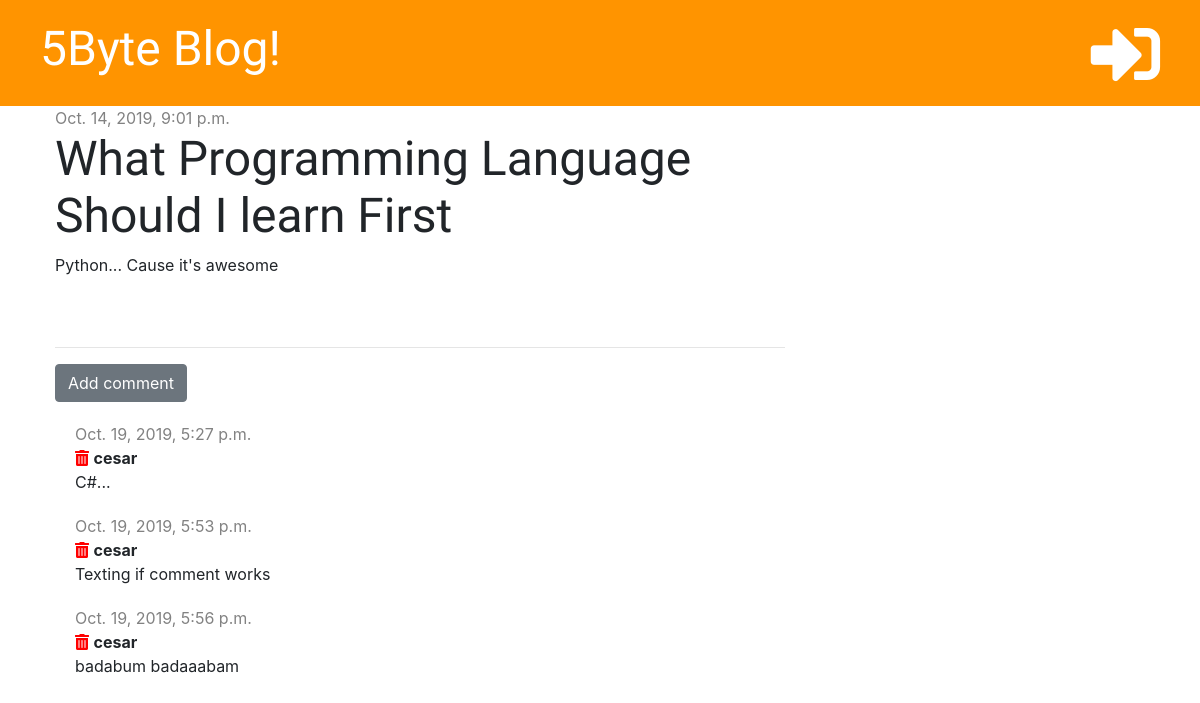
/post/1, run on an earlier commit of the app's database.
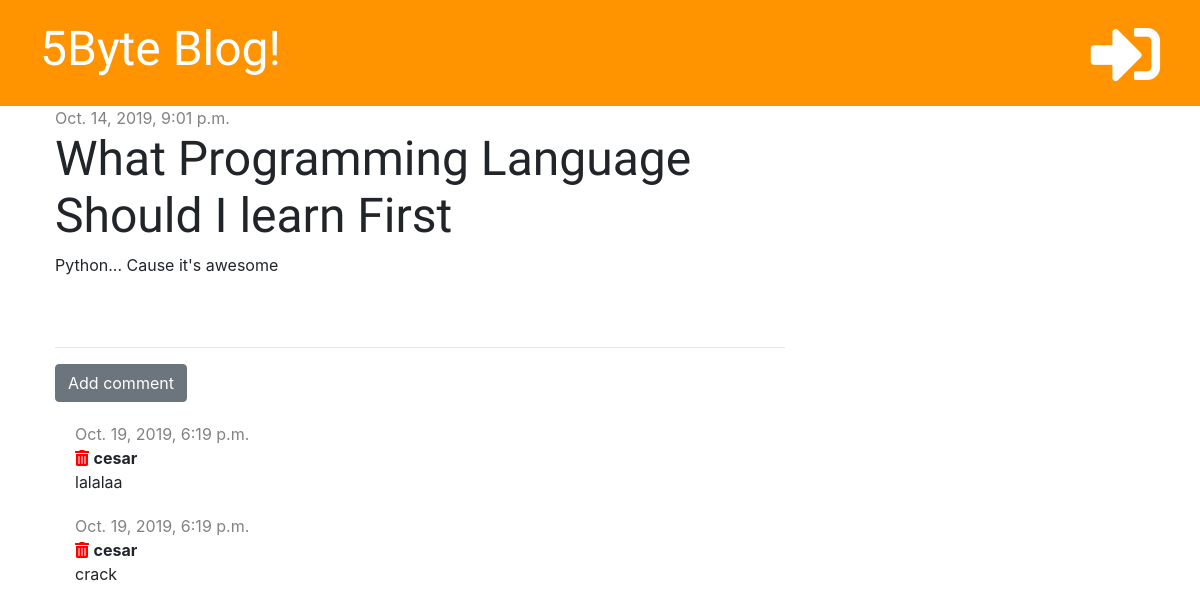
And on a later commit of the database.
### blog/models.py (models this page shows, shortened)
class Post(models.Model):
    author= models.ForeignKey('auth.User', on_delete=models.CASCADE) # si el autor John , crea 10 post y elimino este autor, todos los post se eliminaran
    title= models.CharField(max_length=200)
    text=models.TextField()
    created_date= models.DateTimeField(default=timezone.now)
    published_date=models.DateTimeField(blank=True,null=True)

class Comment(models.Model):
    post=models.ForeignKey('blog.Post', on_delete=models.CASCADE, related_name='comments') # Si elimino el blog post, todos los comentarios relacionados con el , se eliminan, ya que es una foreing key
    author=models.CharField(max_length=200)
    text= models.TextField()
    created_date=models.DateTimeField(default=timezone.now)

### blog/views.py (the view)
# urls.py: path('post/<int:pk>', views.post_detail , name='post_detail'),
def post_detail(request,pk):
    post = get_object_or_404 (Post,pk=pk)
    stuff_for_frontent={'post':post}
    return render(request, 'blog/post_detail.html',stuff_for_frontent)

### blog/templates/blog/post_detail.html (shortened to what this page needs)
{% extends 'blog/base.html' %}
{% block content %}
      <div class="post">
          {% if post.published_date %}
              <div class="date">
                {{post.published_date}}
              </div>
          {%else%}
          <a href="{% url 'post_publish' pk=post.pk %}" class='btn btn-primary'>Publish</a>
          {%endif%}
          <h1>{{post.title}}</h1>
          <p>{{post.text | linebreaksbr}}</p>
        </div>
        <hr>
        <a href="{%url 'add_comment_to_post' pk=post.pk%}" class='btn btn-secondary'>Add comment</a>
        {% for comment in post.comments.all %}
          <div class="comment">
            <div class="date">
                {{comment.created_date}}
            </div>
            <a href="{% url 'comment_remove' pk=comment.pk %}"><i class="fas fa-trash-alt" style='color:red'></i></a>
            <strong>{{comment.author}}</strong>
            <p>{{comment.text}}</p>
          </div>
        {%empty%}
            <p>No comments...</p>
        {%endfor%}
{%endblock%}

### blog/templates/blog/base.html (shortened to what this page needs)
{% load staticfiles %}
<!DOCTYPE html>
<html lang="en" dir="ltr">
  <head>
    <link href="https://stackpath.bootstrapcdn.com/bootstrap/4.3.1/css/bootstrap.min.css" rel="stylesheet">
    <link rel="stylesheet" href="https://cdnjs.cloudflare.com/ajax/libs/font-awesome/5.11.2/css/all.min.css" />
    <link rel="stylesheet" href="{% static 'css/blog.css' %}" type='text/css'>
  </head>
  <body>
    <div class="page-header">
      {% if user.is_authenticated %}
        <a href="{% url 'post_draft_list' %}" class="top-menu"><i class="fab fa-firstdraft fa-2x"></i></a>
        <a href="{% url 'post_new' %}" class="top-menu"><i class="fas fa-plus fa-2x"></i></a>
        <p class='top-menu'>Hello {{user.username}} <small>(<a href="{% url 'logout' %}">Log Out</a>)</small> </p>
      {%else%}
      <a href="{% url 'login' %}" class="top-menu"><i class="fas fa-sign-in-alt fa-2x"></i></a>
      {%endif%}
        <h1><a href="{% url 'post_list' %}">5Byte Blog!</a></h1>
    </div>
    <div class="content container">
      <div class="row">
        <div class="col-md-8">
          {% block content %}
          {% endblock %}
        </div>
      </div>
    </div>
  </body>
</html>

### blog/static/css/blog.css (style rules this page uses)
.page-header { background-color: #ff9400; margin-top: 0; padding: 20px 20px 20px 40px; }
.page-header h1 a { color: #ffffff; font-size: 36pt; text-decoration: none; }
.content { margin-left: 40px; }
h1,h2,h3,h4 { font-family: 'Tangarine', 'Inconsolata' , 'Droid Sans', serif; font-size: 48px; }
.date { color: #828282; }
.post { margin-bottom: 70px; }
.top-menu, .top-menu:hover { color:#ffffff; float: right; font-size:26pt; margin-right:20px; }
.comment { margin: 20px 0px 20px 20px; }

What changed in the data, as far as the page shows it:
removed Comment: created_date "Oct. 19, 2019, 5:27 p.m.", author "cesar", text "C#..."
removed Comment: created_date "Oct. 19, 2019, 5:53 p.m.", author "cesar", text "Texting if comment works"
removed Comment: created_date "Oct. 19, 2019, 5:56 p.m.", author "cesar", text "badabum badaaabam"
added Comment: created_date "Oct. 19, 2019, 6:19 p.m.", author "cesar", text "lalalaa"
added Comment: created_date "Oct. 19, 2019, 6:19 p.m.", author "cesar", text "crack"
